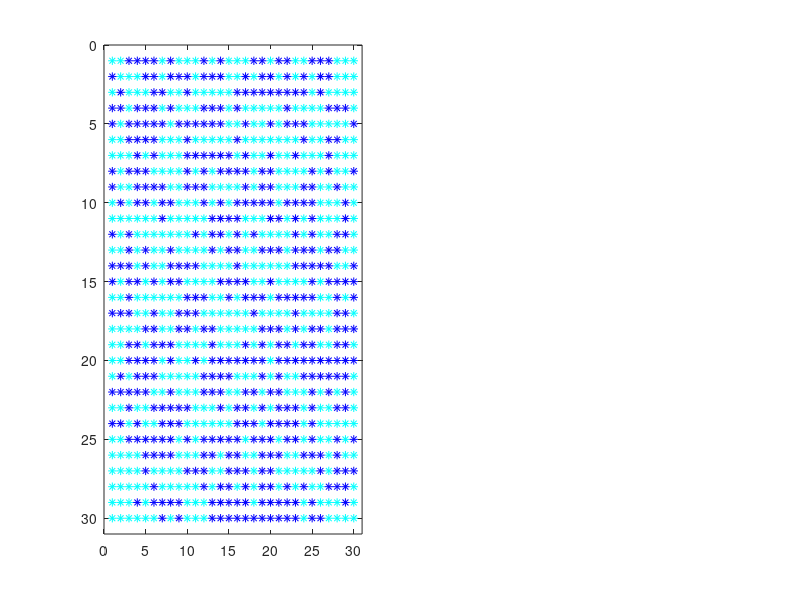

Source code (MATLAB): (Note: this script raises an error after producing the figure.)
clear
close all
clc

T=10;
n=30;
sigma = randi([0 1], n);
sigma = sigma-(1-sigma);
E = zeros(1,2000);

sigma = [sigma(:,n),sigma,sigma(:,1)];
sigma = [sigma(n,:);sigma;sigma(1,:)];

%filename = 'mag.gif';

for k=1:2000
    Y = rand(n);
    for i=2:n+1
        for j=2:n+1
            %dE = -2*sigma(i+(n-1)*j)*(sigma(i+(n-1)*j-1)+sigma(i+(n-1)*j+1)+sigma(i+(n-1)*j-n-2)+sigma(i+(n-1)*j+n+2));
            dE = -2*sigma(i,j)*(sigma(i+1,j)+sigma(i-1,j)+sigma(i,j+1)+sigma(i,j-1));
            if dE>0
                %sigma(i+(n-1)*j)=-sigma(i+(n-1)*j);
                sigma(i,j)=-sigma(i,j);
            end
            if dE<0
                if exp(dE/T)>=Y((i-1)+(n-1)*(j-1))
                    %sigma(i+(n-1)*j)=-sigma(i+(n-1)*j);
                    sigma(i,j)=-sigma(i,j);
                end
            end
            if i==2 || i==n+1 || j==2 || j==n+1
                sigma = sigma(2:end-1,2:end-1);
                sigma = [sigma(:,n),sigma,sigma(:,1)];
                sigma = [sigma(n,:);sigma;sigma(1,:)];
            end  
        end
    end

    
    for i=2:n+1
        for j=2:n+1
            E(k)= E(k)- ...
                sigma(i,j)*(sigma(i+1,j)+sigma(i-1,j)+sigma(i,j+1)+sigma(i,j-1))/2;
                %sigma(i+(n-1)*j)*(sigma(i+(n-1)*j-1)+sigma(i+(n-1)*j+1)+sigma(i+(n-1)*j-n-2)+sigma(i+(n-1)*j+n+2));
        end
    end
    
    if mod(k,10)==0
        subplot(1,2,1)
        spy(sigma(2:end-1,2:end-1)==1,'c')
        hold on
        spy(sigma(2:end-1,2:end-1)==-1,'b')
        xlabel('')
        title(join(["E = " num2str(E(k)/n^2)]))
        hold off
        subplot(1,2,2)
        scatter((1:1:k),E(1:k)/(n^2))
        pbaspect([1 1 1])
        xlabel('Number of iteration')
        ylabel('Energy per atom')
        axis([0 inf -2 0])
        pause(0.02)
    end
    
%     M(k)=getframe;
%     im = frame2im(M(k));
%     [imind,cm] = rgb2ind(im,256);
%     if (k/10) == 1 
%         imwrite(imind,cm,filename,'gif', 'Loopcount',inf,'DelayTime',0.1); 
%     else 
%         imwrite(imind,cm,filename,'gif','WriteMode','append','DelayTime',0.05); 
%     end

end

% E = E/(n^2);
% figure(2)
% scatter((1:1:2000),E)